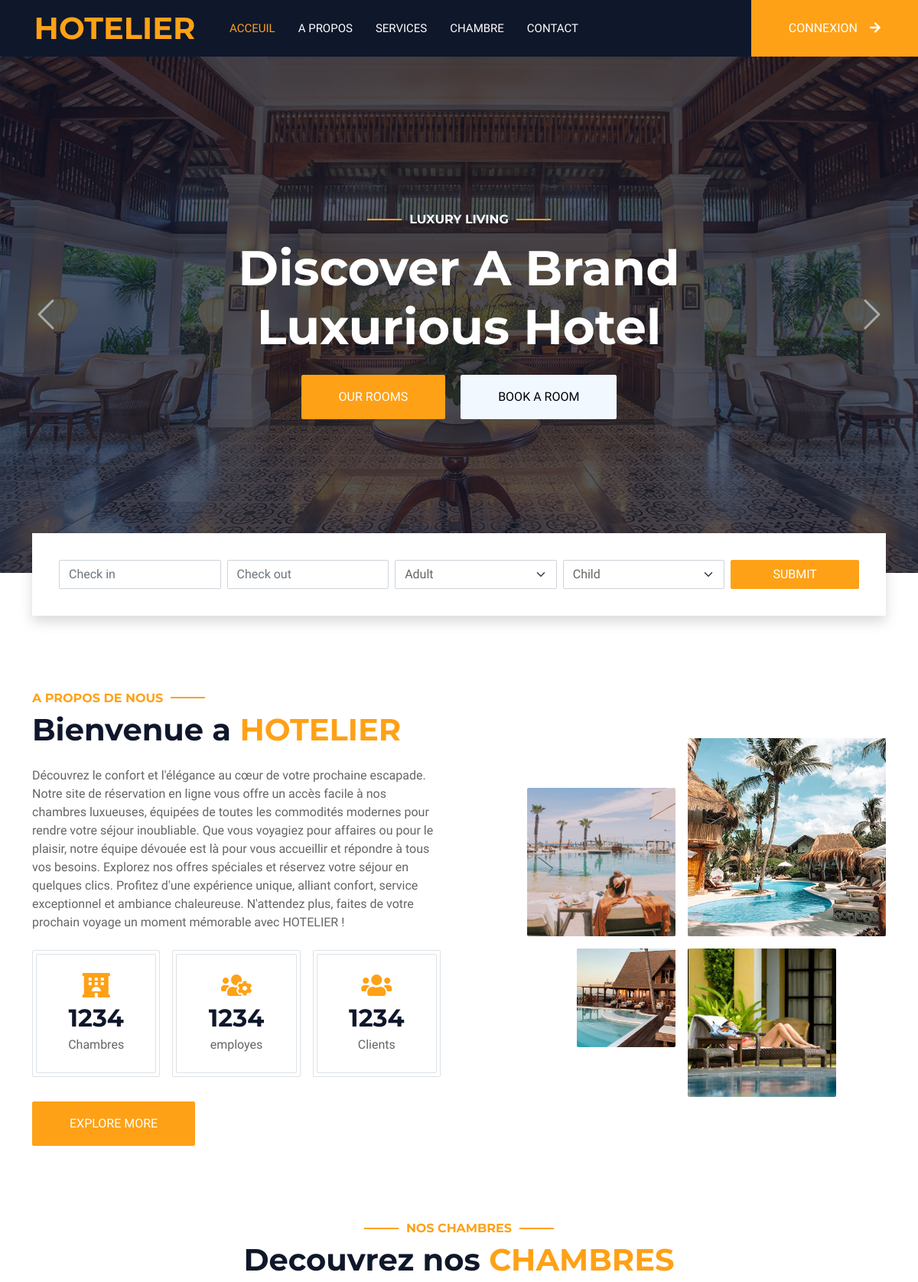
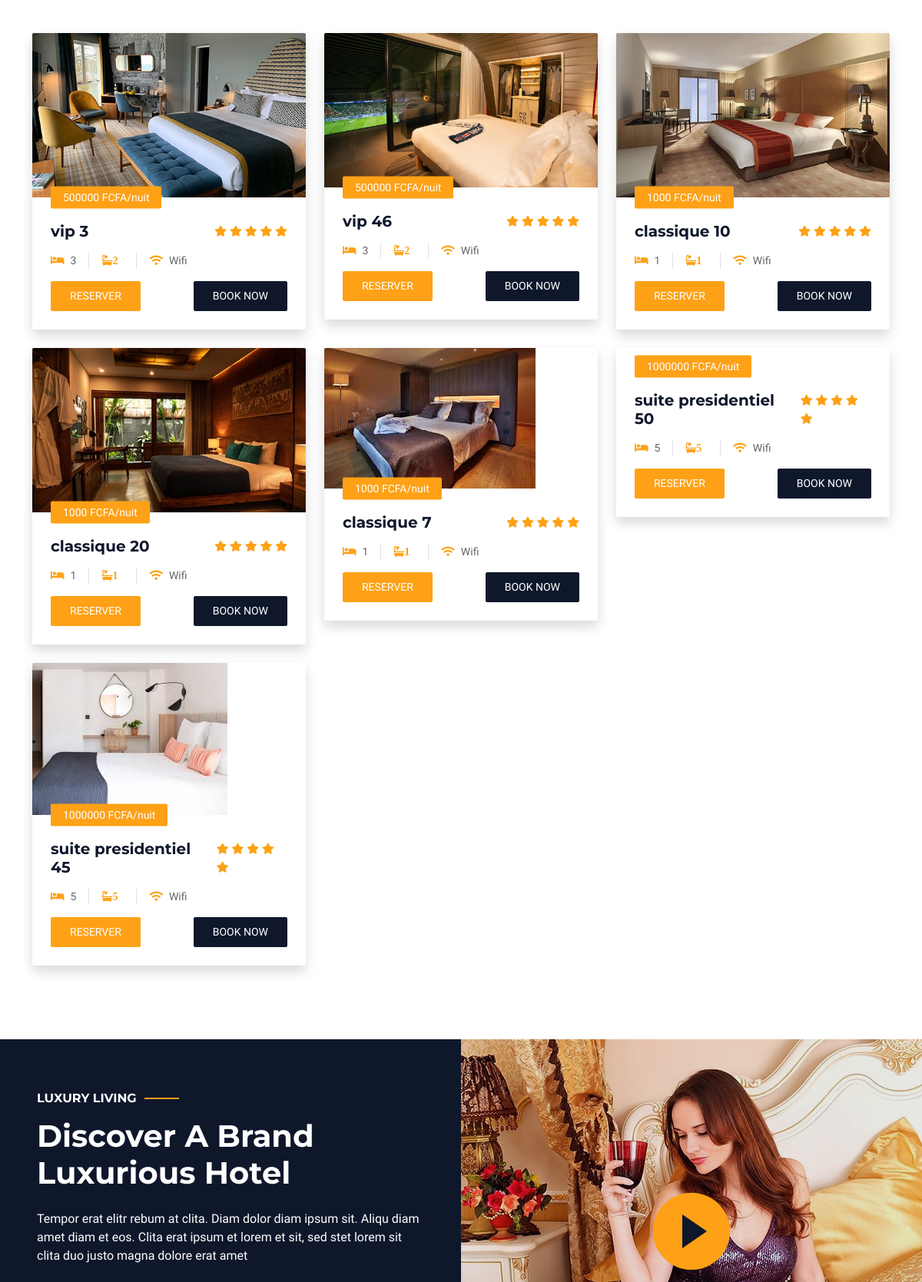
The page / (upper part) on the database its author committed (2 pictures, top to bottom).
### tables this page shows
CREATE TABLE `chambre` (
  `idChambre` int(11) NOT NULL,
  `numeroChambre` int(11) DEFAULT NULL,
  `imageChambre` text NOT NULL,
  `idCategorie` int(11) DEFAULT NULL,
  `idEtage` int(11) DEFAULT NULL,
  `statutChambre` int(11) NOT NULL DEFAULT 0
);

CREATE TABLE `categorie` (
  `idCategorie` int(11) NOT NULL,
  `nomCategorie` varchar(255) DEFAULT NULL,
  `montant` int(11) DEFAULT NULL,
  `nombreLit` int(11) NOT NULL,
  `nombreToillete` int(11) NOT NULL
);

### controller/chambreController.php (called while the page is built, shortened)
<?php
    class chambreController{
        public function __construct(){
            $this->db = Database::getConnexion();
        }
        public function listeChambre(){
            $dateactuel = date("Y-m-d H:i:s");
            $sql = $this->db->prepare("SELECT chambre.*, categorie.nomCategorie, categorie.montant ,categorie.nombreLit,
            categorie.nombreToillete FROM chambre
            JOIN categorie ON chambre.idCategorie = categorie.idCategorie
            LEFT JOIN reservation ON chambre.idChambre = reservation.idChambre WHERE reservation.idChambre IS NULL OR reservation.dateFin < :dateactuel");
            $sql->bindParam(':dateactuel', $dateactuel);
            $sql->execute();
            $resultat = $sql->fetchAll(PDO::FETCH_ASSOC);
            return $resultat;
        }
        public function afficherChambreSite(){
            $chambresliste = $this->listeChambre();
            require_once "views/index.php";
        }
    }

### model/connexion.php (called while the page is built, shortened)
<?php
    class Database{
        private static $instance = null;
        private $host = 'localhost';
        private $dbname ="reservationChambre";
        private $username = "root";
        private $password = "";
        private function __construct(){
            try{
                $this->connection = new PDO("mysql:host=$this->host;dbname=$this->dbname", $this->username, $this->password);
            }catch (PDOException $e){
                echo "Connection failed: ". $e->getMessage();
            }
        }
        public static function getConnexion(){
            if(self::$instance == null){
                self::$instance = new Database();
            }
            return self::$instance->connection;
        }
    }

### views/index.php (the view, shortened to what this page needs)
<!DOCTYPE html>
<html lang="en">
<head>
    <link href="https://cdnjs.cloudflare.com/ajax/libs/font-awesome/5.10.0/css/all.min.css" rel="stylesheet">
    <link href="https://cdn.jsdelivr.net/npm/bootstrap-icons@1.4.1/font/bootstrap-icons.css" rel="stylesheet">
    <link href="assets/lib/animate/animate.min.css" rel="stylesheet">
    <link href="assets/lib/owlcarousel/assets/owl.carousel.min.css" rel="stylesheet">
    <link href="assets/lib/tempusdominus/css/tempusdominus-bootstrap-4.min.css" rel="stylesheet" />
    <link href="assets/css/bootstrap.min.css" rel="stylesheet">
    <link href="assets/css/style.css" rel="stylesheet">
</head>
<body>
    <div class="container-xxl bg-white p-0">
        <div class="container-fluid bg-dark px-0">
            <div class="row gx-0">
                <div class="col-lg-3 bg-dark d-none d-lg-block">
                    <a href="index.html" class="navbar-brand w-100 h-100 m-0 p-0 d-flex align-items-center justify-content-center">
                        <h1 class="m-0 text-primary text-uppercase">Hotelier</h1>
                    </a>
                </div>
                <div class="col-lg-9">
                    <nav class="navbar navbar-expand-lg bg-dark navbar-dark p-3 p-lg-0">
                        <div class="collapse navbar-collapse justify-content-between" id="navbarCollapse">
                            <div class="navbar-nav mr-auto py-0">
                                <a href="#" class="nav-item nav-link active">Acceuil</a>
                                <a href="#" class="nav-item nav-link">A propos</a>
                                <a href="#" class="nav-item nav-link">Services</a>
                                <a href="#" class="nav-item nav-link">chambre</a>
                                <a href="#" class="nav-item nav-link">Contact</a>
                            </div>
                            <a href="index.php?action=connexionClient" class="btn btn-primary rounded-0 py-4 px-md-5 d-none d-lg-block">Connexion<i class="fa fa-arrow-right ms-3"></i></a>
                        </div>
                    </nav>
                </div>
            </div>
        </div>
        <div class="container-fluid p-0 mb-5">
            <div id="header-carousel" class="carousel slide" data-bs-ride="carousel">
                <div class="carousel-inner">
                    <div class="carousel-item active">
                        <img class="w-100" src="assets/img/carousel-1.jpg" alt="Image">
                        <div class="carousel-caption d-flex flex-column align-items-center justify-content-center">
                            <div class="p-3" style="max-width: 700px;">
                                <h6 class="section-title text-white text-uppercase mb-3 animated slideInDown">Luxury Living</h6>
                                <h1 class="display-3 text-white mb-4 animated slideInDown">Discover A Brand Luxurious Hotel</h1>
                                <a href="" class="btn btn-primary py-md-3 px-md-5 me-3 animated slideInLeft">Our Rooms</a>
                                <a href="" class="btn btn-light py-md-3 px-md-5 animated slideInRight">Book A Room</a>
                            </div>
                        </div>
                    </div>
                </div>
                <button class="carousel-control-prev" type="button" data-bs-target="#header-carousel"
                    data-bs-slide="prev">
                    <span class="carousel-control-prev-icon" aria-hidden="true"></span>
                </button>
                <button class="carousel-control-next" type="button" data-bs-target="#header-carousel"
                    data-bs-slide="next">
                    <span class="carousel-control-next-icon" aria-hidden="true"></span>
                </button>
            </div>
        </div>
        <div class="container-fluid booking pb-5 wow fadeIn" data-wow-delay="0.1s">
            <div class="container">
                <div class="bg-white shadow" style="padding: 35px;">
                    <div class="row g-2">
                        <div class="col-md-10">
                            <div class="row g-2">
                                <div class="col-md-3">
                                    <div class="date" id="date1" data-target-input="nearest">
                                        <input type="text" class="form-control datetimepicker-input"
                                            placeholder="Check in" data-target="#date1" data-toggle="datetimepicker" />
                                    </div>
                                </div>
                                <div class="col-md-3">
                                    <div class="date" id="date2" data-target-input="nearest">
                                        <input type="text" class="form-control datetimepicker-input" placeholder="Check out" data-target="#date2" data-toggle="datetimepicker"/>
                                    </div>
                                </div>
                                <div class="col-md-3">
                                    <select class="form-select">
                                        <option selected>Adult</option>
                                    </select>
                                </div>
                                <div class="col-md-3">
                                    <select class="form-select">
                                        <option selected>Child</option>
                                    </select>
                                </div>
                            </div>
                        </div>
                        <div class="col-md-2">
                            <button class="btn btn-primary w-100">Submit</button>
                        </div>
                    </div>
                </div>
            </div>
        </div>
        <div class="container-xxl py-5">
            <div class="container">
                <div class="row g-5 align-items-center">
                    <div class="col-lg-6">
                        <h6 class="section-title text-start text-primary text-uppercase">A propos de nous</h6>
                        <h1 class="mb-4">Bienvenue a <span class="text-primary text-uppercase">Hotelier</span></h1>
                        <p class="mb-4">Découvrez le confort et l'élégance au cœur de votre prochaine escapade. Notre site de réservation en ligne vous offre un accès facile à nos chambres luxueuses, équipées de toutes les commodités modernes pour rendre votre séjour inoubliable.
Que vous voyagiez pour affaires ou pour le plaisir, notre équipe dévouée est là pour vous accueillir et répondre à tous vos besoins. Explorez nos offres spéciales et réservez votre séjour en quelques clics. Profitez d'une expérience unique, alliant confort, service exceptionnel et ambiance chaleureuse.
N'attendez plus, faites de votre prochain voyage un moment mémorable avec HOTELIER !</p>
                        <div class="row g-3 pb-4">
                            <div class="col-sm-4 wow fadeIn" data-wow-delay="0.1s">
                                <div class="border rounded p-1">
                                    <div class="border rounded text-center p-4">
                                        <i class="fa fa-hotel fa-2x text-primary mb-2"></i>
                                        <h2 class="mb-1" data-toggle="counter-up">1234</h2>
                                        <p class="mb-0">Chambres</p>
                                    </div>
                                </div>
                            </div>
                            <div class="col-sm-4 wow fadeIn" data-wow-delay="0.3s">
                                <div class="border rounded p-1">
                                    <div class="border rounded text-center p-4">
                                        <i class="fa fa-users-cog fa-2x text-primary mb-2"></i>
                                        <h2 class="mb-1" data-toggle="counter-up">1234</h2>
                                        <p class="mb-0">employes</p>
                                    </div>
                                </div>
                            </div>
                            <div class="col-sm-4 wow fadeIn" data-wow-delay="0.5s">
                                <div class="border rounded p-1">
                                    <div class="border rounded text-center p-4">
                                        <i class="fa fa-users fa-2x text-primary mb-2"></i>
                                        <h2 class="mb-1" data-toggle="counter-up">1234</h2>
                                        <p class="mb-0">Clients</p>
                                    </div>
                                </div>
                            </div>
                        </div>
                        <a class="btn btn-primary py-3 px-5 mt-2" href="">Explore More</a>
                    </div>
                    <div class="col-lg-6">
                        <div class="row g-3">
                            <div class="col-6 text-end">
                                <img class="img-fluid rounded w-75 wow zoomIn" data-wow-delay="0.1s" src="assets/img/about-1.jpg" style="margin-top: 25%;">
                            </div>
                            <div class="col-6 text-start">
                                <img class="img-fluid rounded w-100 wow zoomIn" data-wow-delay="0.3s" src="assets/img/about-2.jpg">
                            </div>
                            <div class="col-6 text-end">
                                <img class="img-fluid rounded w-50 wow zoomIn" data-wow-delay="0.5s" src="assets/img/about-3.jpg">
                            </div>
                            <div class="col-6 text-start">
                                <img class="img-fluid rounded w-75 wow zoomIn" data-wow-delay="0.7s" src="assets/img/about-4.jpg">
                            </div>
                        </div>
                    </div>
                </div>
            </div>
        </div>
        <div class="container-xxl py-5">
            <div class="container">
                <div class="text-center wow fadeInUp" data-wow-delay="0.1s">
                    <h6 class="section-title text-center text-primary text-uppercase">Nos chambres</h6>
                    <h1 class="mb-5">Decouvrez nos <span class="text-primary text-uppercase">Chambres</span></h1>
                </div>
                <div class="row g-4">
                    <?php foreach($chambresliste as $chambre): ?>
                    <div class="col-lg-4 col-md-6 wow fadeInUp" data-wow-delay="0.1s">
                        <div class="room-item shadow rounded overflow-hidden">
                            <div class="position-relative">
                                <img class="img-fluid" src="<?= $chambre['imageChambre'] ?>" alt="">
                                <small class="position-absolute start-0 top-100 translate-middle-y bg-primary text-white rounded py-1 px-3 ms-4"><?= $chambre['montant'] ?> FCFA/nuit</small>
                            </div>
                            <div class="p-4 mt-2">
                                <div class="d-flex justify-content-between mb-3">
                                    <h5 class="mb-0"><?= $chambre['nomCategorie']?> <?= $chambre['numeroChambre']?></h5>
                                    <div class="ps-2">
                                        <small class="fa fa-star text-primary"></small>
                                        <small class="fa fa-star text-primary"></small>
                                        <small class="fa fa-star text-primary"></small>
                                        <small class="fa fa-star text-primary"></small>
                                        <small class="fa fa-star text-primary"></small>
                                    </div>
                                </div>
                                <div class="d-flex mb-3">
                                    <small class="border-end me-3 pe-3"><i class="fa fa-bed text-primary me-2"></i><?= $chambre['nombreLit'] ?></small>
                                    <small class="border-end me-3 pe-3"><i class="fa fa-bath text-primary me-2"><?= $chambre['nombreToillete'] ?></i></small>
                                    <small><i class="fa fa-wifi text-primary me-2"></i>Wifi</small>
                                </div>
                                <div class="d-flex justify-content-between">
                                    <a class="btn btn-sm btn-primary rounded py-2 px-4" href="index.php?action=reservationNonClient&id=<?= $chambre['idChambre'] ?>">Reserver</a>
                                    <a class="btn btn-sm btn-dark rounded py-2 px-4" href="">Book Now</a>
                                </div>
                            </div>
                        </div>
                    </div>
                    <?php endforeach; ?>
                </div>
            </div>
        </div>
        <div class="container-xxl py-5 px-0 wow zoomIn" data-wow-delay="0.1s">
            <div class="row g-0">
                <div class="col-md-6 bg-dark d-flex align-items-center">
                    <div class="p-5">
                        <h6 class="section-title text-start text-white text-uppercase mb-3">Luxury Living</h6>
                        <h1 class="text-white mb-4">Discover A Brand Luxurious Hotel</h1>
                        <p class="text-white mb-4">Tempor erat elitr rebum at clita. Diam dolor diam ipsum sit. Aliqu diam amet diam et eos. Clita erat ipsum et lorem et sit, sed stet lorem sit clita duo justo magna dolore erat amet</p>
                    </div>
                </div>
                <div class="col-md-6">
                    <div class="video">
                        <button type="button" class="btn-play" data-bs-toggle="modal" data-src="https://www.youtube.com/embed/DWRcNpR6Kdc" data-bs-target="#videoModal">
                            <span></span>
                        </button>
                    </div>
                </div>
            </div>
        </div>
    </div>
</body>
</html>

### rows shown on the page
chambre: imageChambre (picture), idCategorie.montant "500000", idCategorie.nomCategorie "vip", numeroChambre "3", idCategorie.nombreLit "3", idCategorie.nombreToillete "2"
chambre: imageChambre (picture), idCategorie.montant "500000", idCategorie.nomCategorie "vip", numeroChambre "46", idCategorie.nombreLit "3", idCategorie.nombreToillete "2"
chambre: imageChambre (picture), idCategorie.montant "1000", idCategorie.nomCategorie "classique", numeroChambre "10", idCategorie.nombreLit "1", idCategorie.nombreToillete "1"
chambre: imageChambre (picture), idCategorie.montant "1000", idCategorie.nomCategorie "classique", numeroChambre "20", idCategorie.nombreLit "1", idCategorie.nombreToillete "1"
chambre: imageChambre (picture), idCategorie.montant "1000", idCategorie.nomCategorie "classique", numeroChambre "7", idCategorie.nombreLit "1", idCategorie.nombreToillete "1"
chambre: idCategorie.montant "1000000", idCategorie.nomCategorie "suite presidentiel", numeroChambre "50", idCategorie.nombreLit "5", idCategorie.nombreToillete "5"
chambre: imageChambre (picture), idCategorie.montant "1000000", idCategorie.nomCategorie "suite presidentiel", numeroChambre "45", idCategorie.nombreLit "5", idCategorie.nombreToillete "5"
